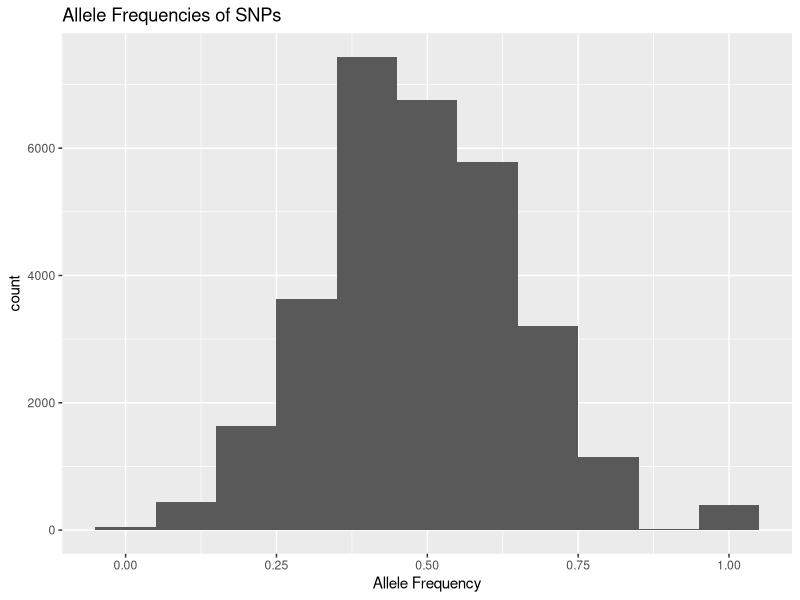
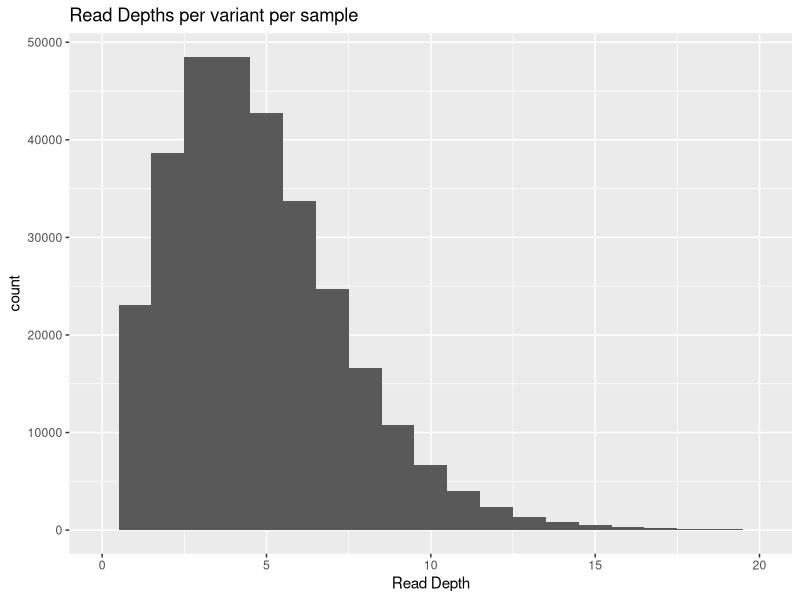
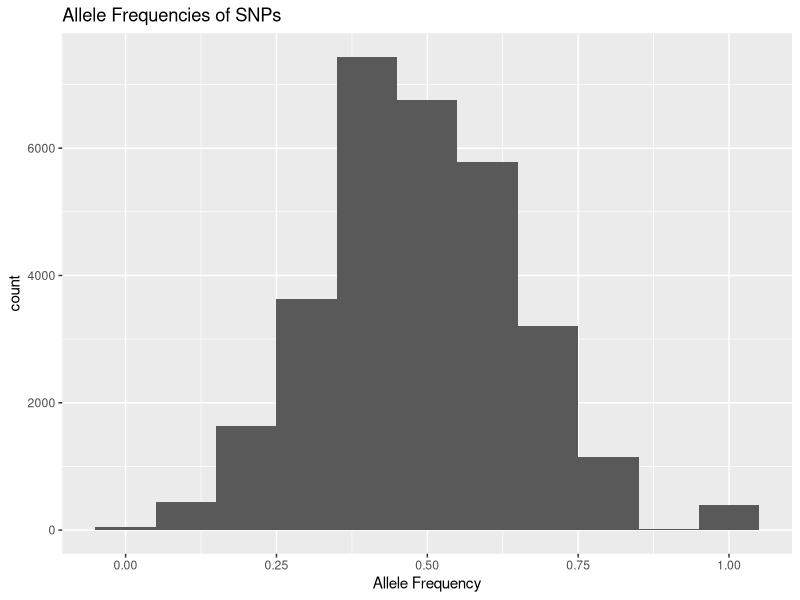
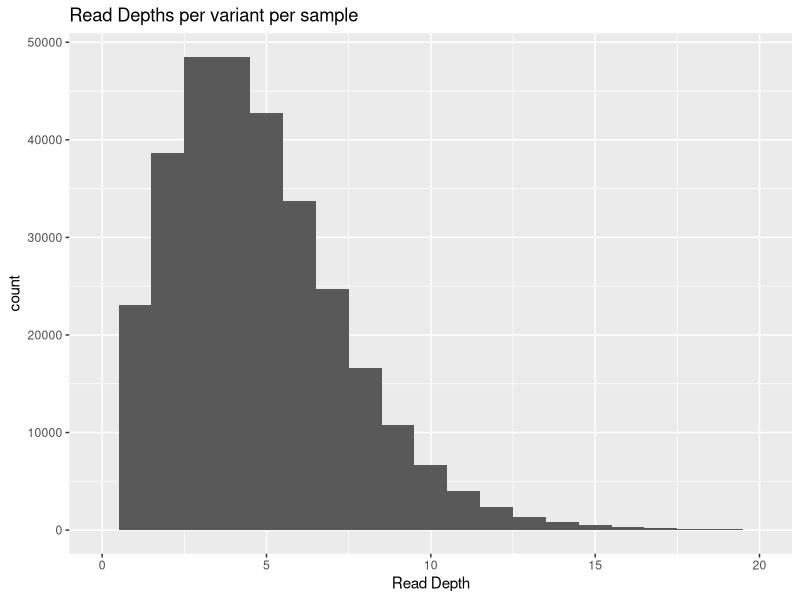

The R source for these figures, in order:
library(tidyverse)

df_af <- read_delim("AF.txt", delim = "\n", col_names = "allele_freq")

df_dp <- read_delim("DP.txt", delim = "\n", col_names = "read_depth")

df_af %>% 
  ggplot(aes(x = allele_freq)) +
  geom_histogram(bins = 11) +
  labs(
    title = "Allele Frequencies of SNPs",
  ) +
  xlab("Allele Frequency")
  ggsave("AF.png")

#question answers

# 1.1
# the read counts for each bam file are as follows
# 669548
# 656245
# 708732
# 797385
# 602404
# 610360
# 803554
# 713726
# 816639
# 620829

# 2.1
# This figure shows the average and median allele frequency is about 0.5.
# It looks as expected because a diploid with two different alleles for each snp
# would be expected to produce haploid sproulants that have a 50% chance
# of getting either allele.
# This is likely a normal distribution.

df_dp %>% 
  ggplot(aes(x = read_depth)) +
  geom_histogram(bins = 21) +
  labs(
    title = "Read Depths per variant per sample",
  ) +
  xlab("Read Depth") +
  xlim(0, 20)
ggsave("DP.png")

# 2.2
# The distribution of read depths is right skewed, with a mode of about 3.5. This shows that
# the majority of SNPs in the samples have read depth around 3 to 4, but some SNPs in some
# samples have very high read depths.
# This looks like a poisson distribution.

# 3.1
# Samples 62, 24, 39, 63, 31, and 27 derive
# from the wine strain due to the high number of
# mismatches found when aligned to the reference
# genome.
# Samples 35, 23, 11, and 09 derive 
# from the lab strain because the reads align
# to the reference without mismatches.

#3.2 
# I see the two telomeric ends of the chr1 are genotype 1 (alternative genotype,
# presumably the wine strain), with region flanked by the 
# two telomeric ends being genotype 0 (reference genotype or lab strain).
# The transitions represent sites of meiotic crossover

